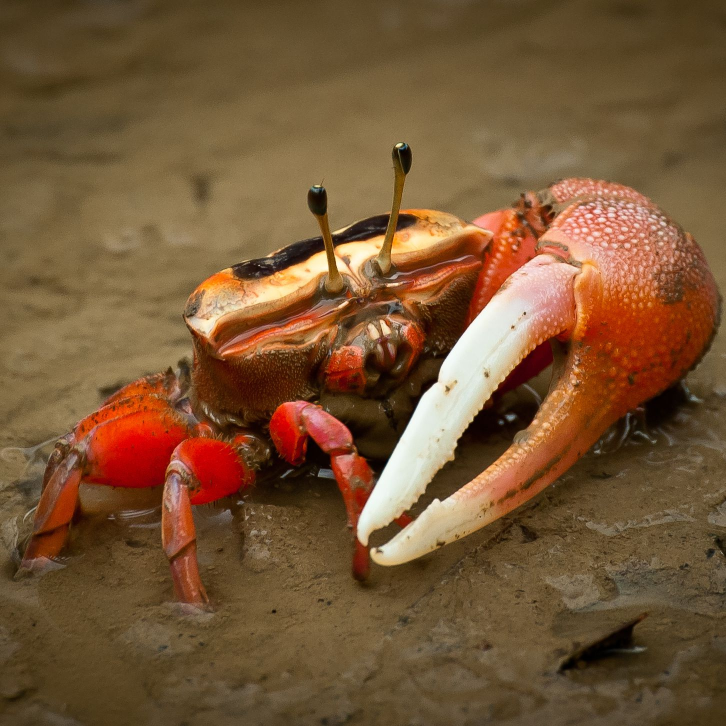
#> input picture data/raw/images/crab.jpg, 1452 x 1452 px (shown at 1/2 size)
$ jupyter execute cv-segmentation.ipynb
#> lines starting #> are read from the running program, lines starting #| are printed output that depends on the picture; after the words box and inside, x2 and y2 are one past the last pixel; in counts of white or black regions, pixels touching at a corner belong together
# Computer Vision Demo

[cell 1]
from matplotlib import pyplot as plt
import matplotlib.gridspec as gridspec
import cv2
import numpy as np

[cell 2]
img = cv2.imread('../../data/raw/images/crab.jpg')
#> img is the input picture: shape (1452, 1452, 3); mean B, G, R 53.7, 86, 118.5
img_rgb = cv2.cvtColor(img, cv2.COLOR_BGR2RGB)
plt.imshow(img_rgb)
plt.xticks([])
plt.yticks([])
plt.show()

[cell 3]
gray = cv2.cvtColor(img, cv2.COLOR_BGR2GRAY)
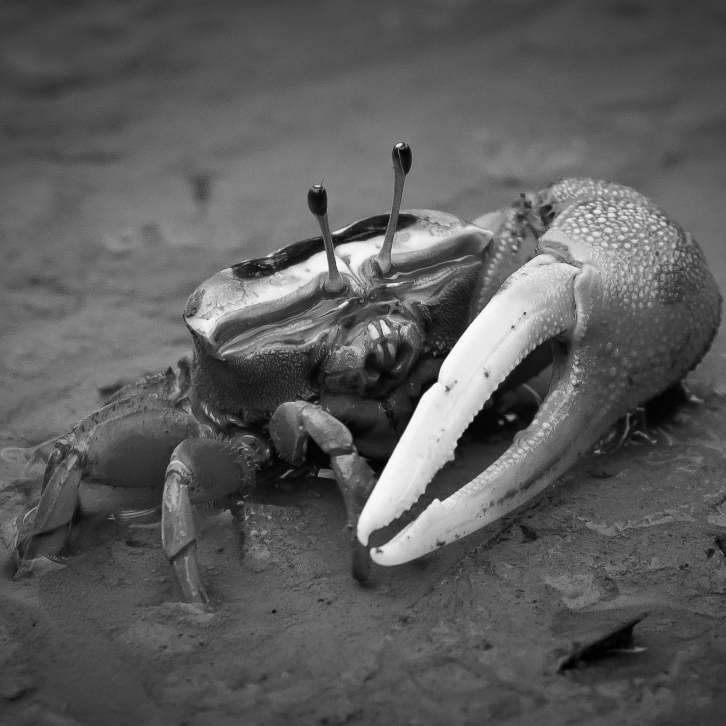
#> gray: shape (1452, 1452) (shown at 1/2 size); min 0, max 255, mean 92
plt.xticks([])
plt.yticks([])
plt.imshow(gray, cmap='gray', vmin=0, vmax=255)

[cell 4]
img_blur = cv2.GaussianBlur(img_rgb,(101,101),0)
plt.xticks([])
plt.yticks([])
plt.imshow(img_blur)

[cell 5]
img_red = img_rgb[:,:,0]
img_red_blur = cv2.GaussianBlur(img_red,(101,101),0)
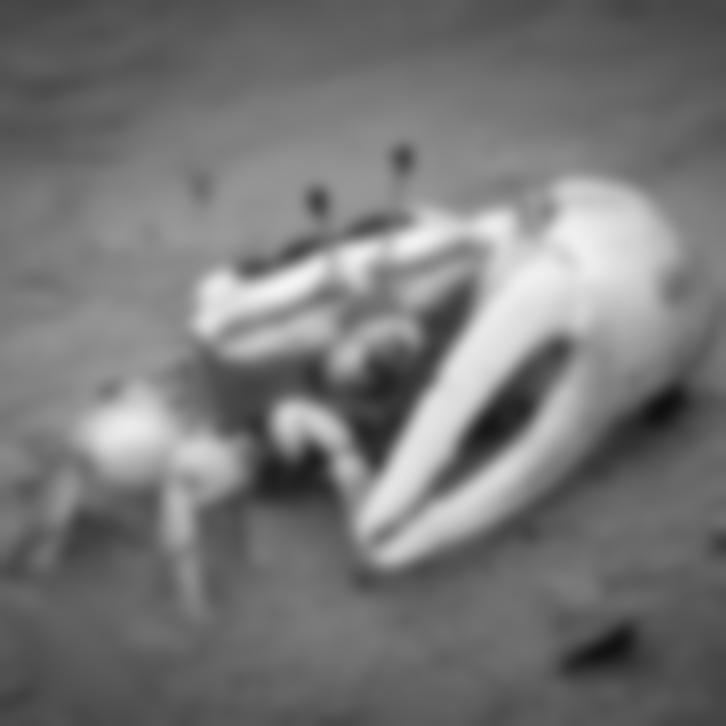
#> img_red_blur: shape (1452, 1452) (shown at 1/2 size); min 16, max 243, mean 118.5
plt.xticks([])
plt.yticks([])
plt.imshow(img_red, cmap="winter_r")

[cell 6]
lower_red = np.array([150,0,0])
upper_red = np.array([255,200,200])
mask0 = cv2.inRange(img_rgb, lower_red, upper_red)
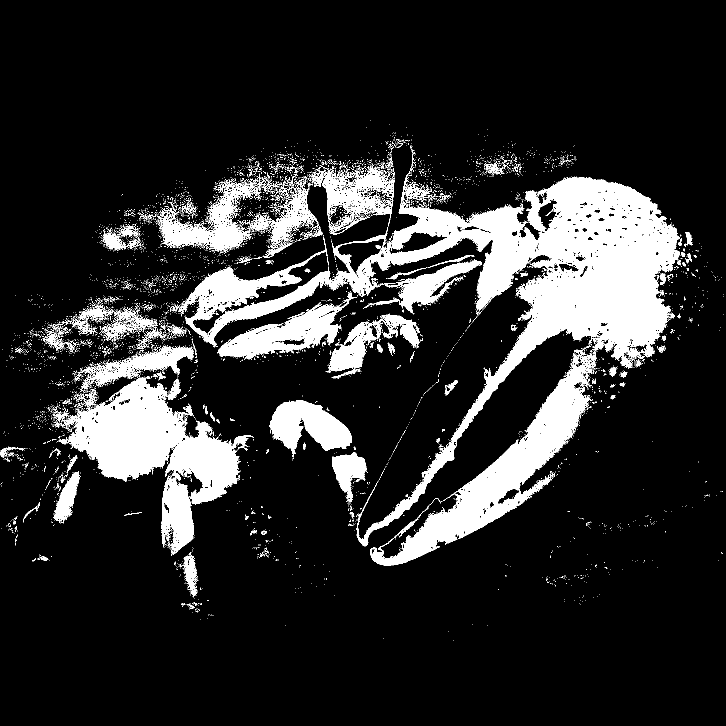
#> mask0: shape (1452, 1452) (shown at 1/2 size); 15.3% white; 6128 white regions (5950 under 20 px), largest, box (x1, y1, x2, y2) and area: (713, 307, 1361, 1093) 113630, (118, 754, 508, 1007) 42652, (740, 695, 1193, 1132) 37367

plt.xticks([])
plt.yticks([])
plt.imshow(mask0, cmap='binary_r')

[cell 7]
img_r_blur = cv2.GaussianBlur(mask0,(101,101),0)
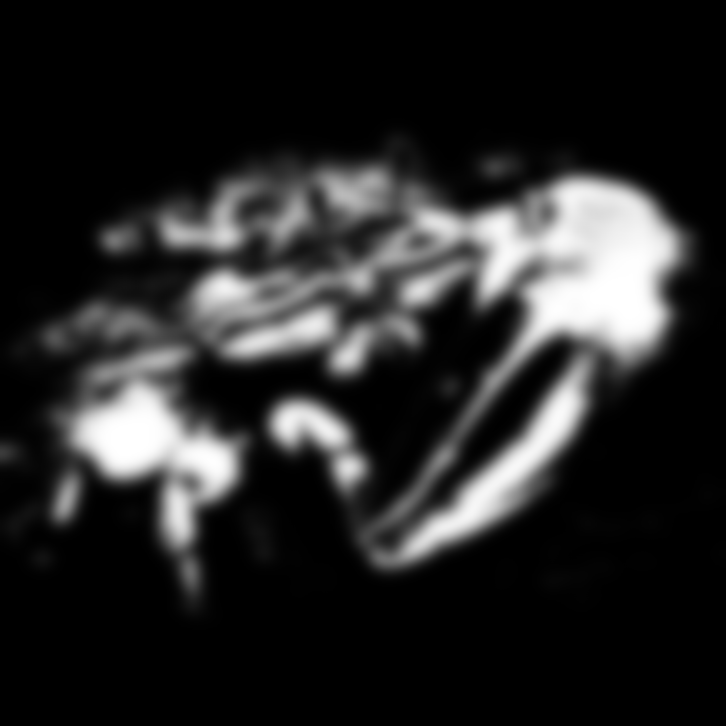
#> img_r_blur: shape (1452, 1452) (shown at 1/2 size); min 0, max 255, mean 38.9
plt.xticks([])
plt.yticks([])
plt.imshow(img_r_blur)

[cell 8]
threshold = 150

ret, img_thresh = cv2.threshold(img_r_blur, threshold, 255, cv2.THRESH_BINARY)
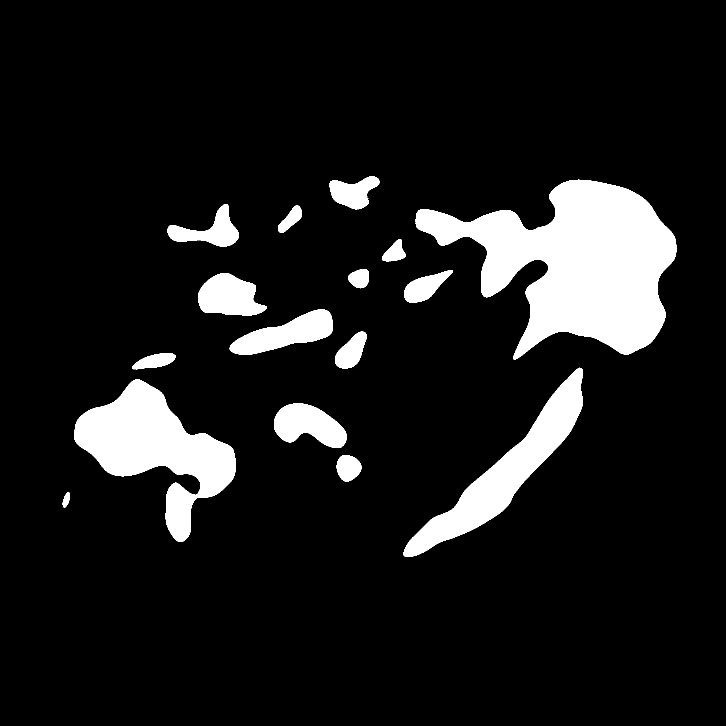
#> img_thresh: shape (1452, 1452) (shown at 1/2 size); 10.5% white; 16 white regions
#> ret = 150
contours, hierarchy = cv2.findContours(img_thresh, cv2.RETR_TREE, cv2.CHAIN_APPROX_SIMPLE)
#> contours = 16 contours; largest, box (x1, y1, x2, y2) and area: (831, 359, 1353, 720) 96902, (148, 758, 472, 1084) 43744, (807, 735, 1166, 1114) 29858, (459, 619, 666, 710) 9186, (548, 807, 694, 896) 8282

plt.xticks([])
plt.yticks([])
plt.imshow(img_thresh)

[cell 9]
len(contours)
#> Out = 16

[cell 10]
hierarchy
#> Out = 16 rows, first 6: [1, -1, -1, -1], [2, 0, -1, -1], [3, 1, -1, -1], [4, 2, -1, -1], [5, 3, -1, -1], [6, 4, -1, -1]

[cell 11]
cv2.findContours

[cell 12]
img_blur_bgr = cv2.GaussianBlur(img,(61,61),0)
hsv = cv2.cvtColor(img_blur_bgr,cv2.COLOR_BGR2HSV)
#> hsv: shape (1452, 1452, 3); mean H, S, V 16.8, 143.6, 118.5

# lower red
lower_red = np.array([0,0,0])
upper_red = np.array([15,255,255])

# #upper red
# lower_red2 = np.array([170,0,0])
# upper_red2 = np.array([180,255,255])

#white
lower_red2 = np.array([0,0,180])
upper_red2 = np.array([180,255,255])

mask = cv2.inRange(hsv, lower_red, upper_red)
#> mask: shape (1452, 1452); 26.1% white; 245 white regions (238 under 20 px), largest, box (x1, y1, x2, y2) and area: (37, 348, 1442, 1236) 532939, (412, 474, 653, 610) 9673, (665, 432, 774, 486) 2673
res = cv2.bitwise_and(img_rgb,img_rgb, mask= mask)

# mask2 = cv2.inRange(hsv, lower_red2, upper_red2)
# res2 = cv2.bitwise_and(img,img, mask= mask2)

mask2 = cv2.inRange(hsv, lower_red2, upper_red2)
#> mask2: shape (1452, 1452); 11.3% white; 12 white regions, largest, box (x1, y1, x2, y2) and area: (668, 360, 1342, 1075) 145789, (165, 770, 458, 947) 25729, (753, 745, 1156, 1125) 25500
res2 = cv2.bitwise_and(img,img, mask= mask2)

img3 = res+res2
img4 = cv2.add(res,res2)
img5 = cv2.addWeighted(res,0.5,res2,0.5,0)
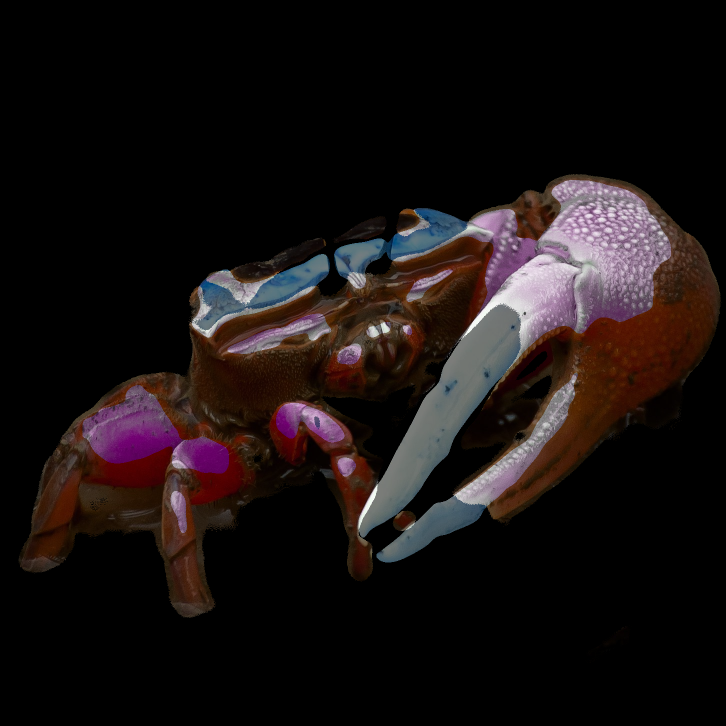
#> img5: shape (1452, 1452, 3) (shown at 1/2 size); mean R, G, B 24.5, 17.7, 17.5

kernel = np.ones((17,17),np.float32)/225
smoothed = cv2.filter2D(res,-1,kernel)
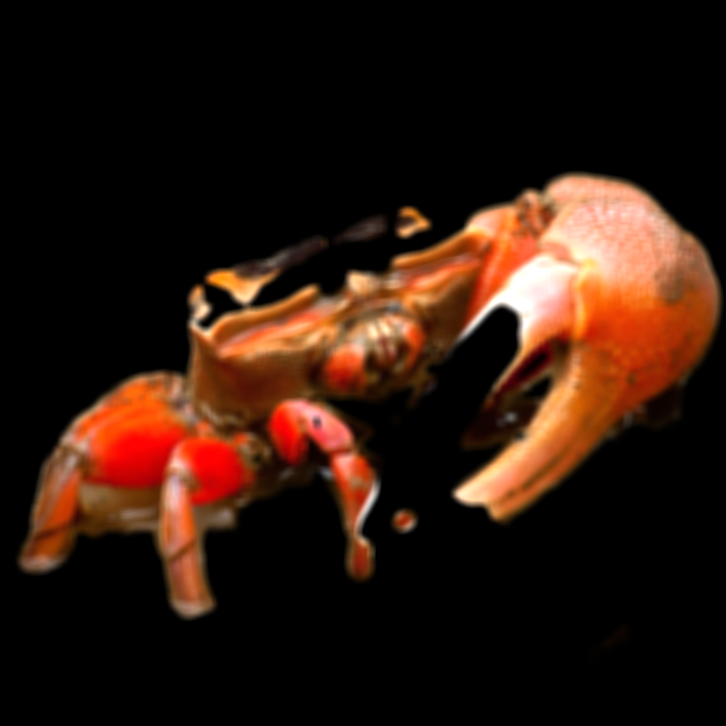
#> smoothed: shape (1452, 1452, 3) (shown at 1/2 size); mean R, G, B 45.2, 23.8, 13.6
smoothed2 = cv2.filter2D(img3,-1,kernel)

smoothed2 = cv2.cvtColor(smoothed2,cv2.COLOR_BGR2GRAY)
#> smoothed2: shape (1452, 1452)
(thresh, smoothed2) = cv2.threshold(smoothed2, 1, 255, cv2.THRESH_BINARY)
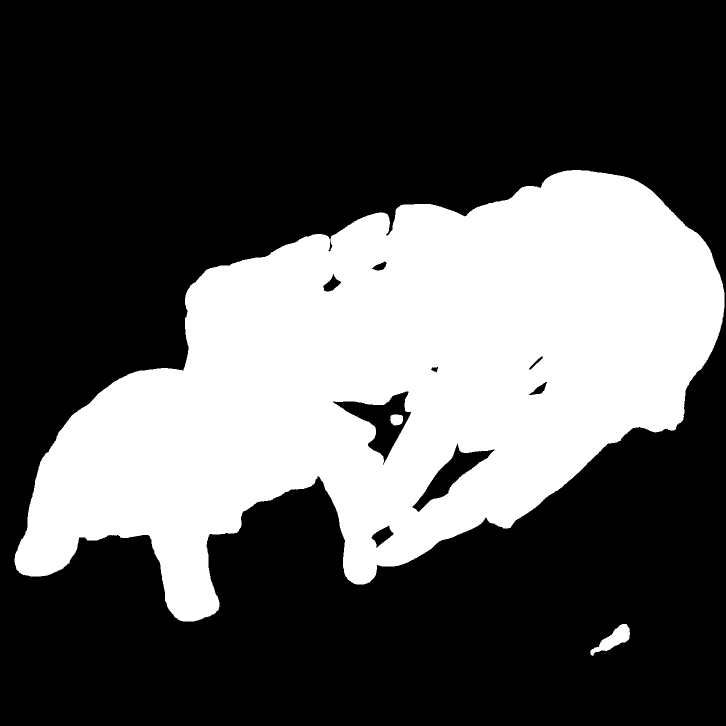
#> smoothed2: shape (1452, 1452) (shown at 1/2 size); 33.1% white; 3 white regions, box (x1, y1, x2, y2) and area: (29, 340, 1449, 1243) 695842, (1180, 1248, 1260, 1312) 1973, (780, 829, 806, 851) 470
final = cv2.bitwise_and(img_rgb, img_rgb, mask= smoothed2)
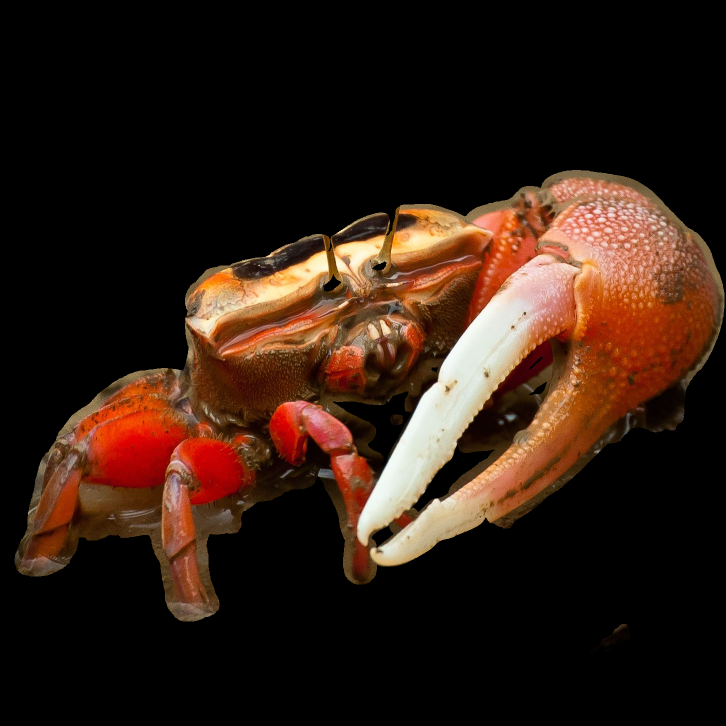
#> final: shape (1452, 1452, 3) (shown at 1/2 size); mean R, G, B 48.3, 29.3, 19
# [4 lines of commented-out code are left out]


fig, axes = plt.subplots(4, 2, figsize=(15, 15))
# fig.suptitle('Sharing x per column, y per row')

axes[0,0].imshow(img5)
axes[0,1].imshow(img4)
axes[1,0].imshow(hsv)
axes[1,1].imshow(mask)
axes[2,0].imshow(res)
axes[2,1].imshow(mask2)
axes[3,0].imshow(smoothed)
# axes[3,1].imshow(smoothed2, cmap="gray")
axes[3,1].imshow(final)
# axes[2,2].imshow(smoothed2)

plt.setp(plt.gcf().get_axes(), xticks=[], yticks=[])

[cell 13]
final2 = cv2.GaussianBlur(final,(11,11),0)

nrow=2
ncol=4

fig, axes = plt.subplots(nrow, ncol, figsize=(8,6))

gs = gridspec.GridSpec(nrow, ncol,
         wspace=0.0, hspace=0.0,
         top=1.-0.5/(nrow+1), bottom=0.5/(nrow+1),
         left=0.5/(ncol+1), right=1-0.5/(ncol+1))

axes[0,0] = plt.subplot(gs[0,0])
axes[0,0].imshow(img_rgb)
# axes[0,0].set_aspect('equal')

axes[0,1] = plt.subplot(gs[0,1])
axes[0,1].imshow(gray, cmap='gray', vmin=0, vmax=255)
# axes[0,1].set_aspect('equal')

axes[0,2] = plt.subplot(gs[0,2])
axes[0,2].imshow(img_red)
# axes[0,2].set_aspect('equal')

axes[0,3] = plt.subplot(gs[0,3])
axes[0,3].imshow(img)
# axes[0,3].set_aspect('equal')

axes[1,0] = plt.subplot(gs[1,0])
axes[1,0].imshow(img_blur)
# axes[1,0].set_aspect('equal')

axes[1,1] = plt.subplot(gs[1,1])
axes[1,1].imshow(mask, cmap='binary_r')
# axes[1,1].set_aspect('equal')

axes[1,2] = plt.subplot(gs[1,2])
axes[1,2].imshow(mask2, cmap='binary_r')
# axes[1,2].set_aspect('equal')

axes[1,3] = plt.subplot(gs[1,3])
axes[1,3].imshow(final2)
# axes[1,3].set_aspect('equal')

# plt.subplots_adjust(wspace=0, hspace=0)
# plt.tight_layout(pad=0.1, w_pad=0.5, h_pad=0)
# fig.subplots_adjust(wspace=0, hspace=0)
plt.setp(plt.gcf().get_axes(), xticks=[], yticks=[])

plt.savefig('crab_cv_example.png', dpi=300, bbox_inches='tight')
#> figure, not shown here; B, G, R data is drawn as R, G, B
